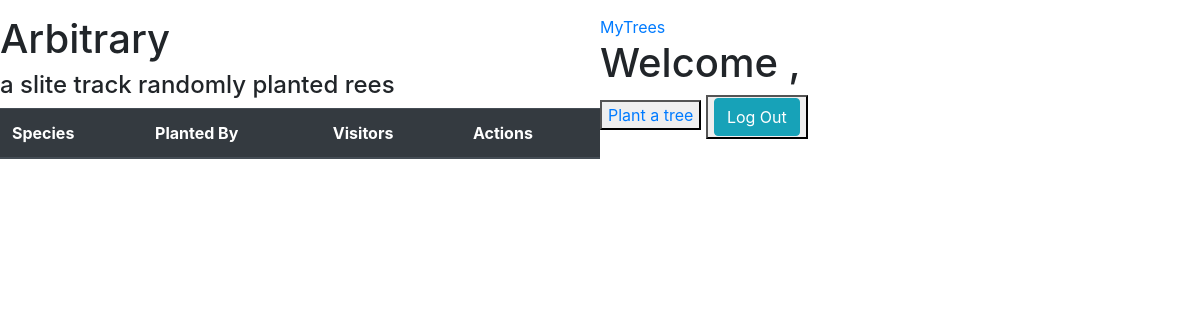
Page /page1 on the earlier database version.
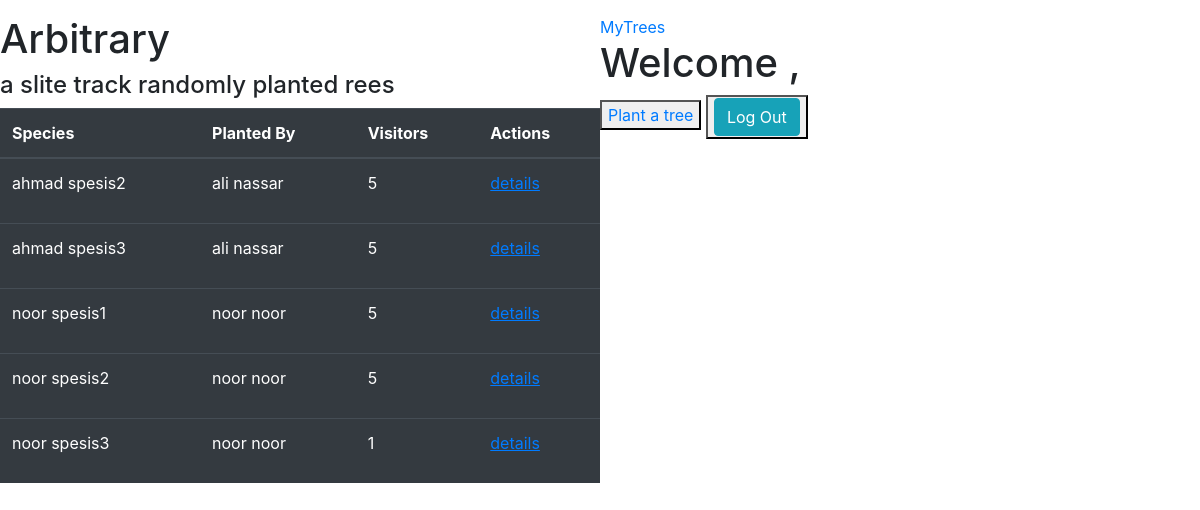
Same page on the later database version.
### m_app/models.py (models this page shows)
class Tree(models.Model):
    Species=models.CharField(max_length = 255)
    location=models.CharField( max_length = 255)
    region=models.CharField(max_length = 255)
    dateplann= models.DateTimeField(auto_now_add = True)
    planted_by=models.ForeignKey(User, related_name="user_trees",on_delete = models.CASCADE)
    visitors=models.CharField(max_length = 45)
    users= models.ManyToManyField(User, related_name="trees")

class User(models.Model):
    first_name = models.CharField(max_length = 255)
    last_name = models.CharField(max_length = 255)
    email = models.CharField(max_length = 45)
    password = models.CharField(max_length = 70)
    created_at = models.DateTimeField(auto_now_add = True)
    updated_at = models.DateTimeField(auto_now_add = True)
    objects = UserManager()

### m_app/views.py (the view)
# urls.py: path('page1',views.page1),
def page1(request):
    context={
"trees":Tree.objects.all()
    }
    return render(request,'page1.html',context)

### m_app/templates/page1.html (shortened to what this page needs)
<!DOCTYPE html>
<html lang="en">
<head>
    <link rel="stylesheet" href="https://stackpath.bootstrapcdn.com/bootstrap/4.3.1/css/bootstrap.min.css">
    {% load static%}
    <link rel="stylesheet" href="{% static 'c.css' %}">
</head>
<body>
<div class="main">
   <div class="col1">
    <h1>Arbitrary</h1>
    <h4>a slite track randomly planted rees </h4>
    <table class="table table-dark">
        <thead>
          <tr>
            <th scope="col">Species</th>
            <th scope="col">Planted By</th>
            <th scope="col">Visitors</th>
            <th scope="col">Actions</th>
          </tr>
        </thead>
        <tbody>
         {% for tree in trees %}
          <tr>
            <td>{{tree.Species}}</td>
            <td>{{tree.planted_by.first_name}}  {{tree.planted_by.last_name}}</td>
            <td>{{tree.visitors}}</td>
            <td><p>  <a href='/show/{{tree.id}}'><u>details</u></a></p></td>
          </tr>
         {% endfor %}
        </tbody>
      </table>
    </div>
<div class="col2">
       <a href="/user/account/">MyTrees</a>
       <h1>Welcome   ,{{request.session.user}}</h1>
       <button><a href="/new/tree">Plant a tree </a></button>
       <button><a href="/logout" class="btn btn-info">Log Out</a></button>
    </div>
</div>
</body>
</html>

### m_app/templates/page1.html (style rules this page uses)
.main { margin-top: 15px; display:flex; flex-direction: row; width: 100%; height: 100%; }
.col1 { width:50%; height:100%; }
.col2 { width:50%; height:100%; }

Differences in the rows shown:
added Tree: Species "ahmad spesis2", planted_by.first_name "ali", planted_by.last_name "nassar", visitors "5"
added Tree: Species "ahmad spesis3", planted_by.first_name "ali", planted_by.last_name "nassar", visitors "5"
added Tree: Species "noor spesis1", planted_by.first_name "noor", planted_by.last_name "noor", visitors "5"
added Tree: Species "noor spesis2", planted_by.first_name "noor", planted_by.last_name "noor", visitors "5"
added Tree: Species "noor spesis3", planted_by.first_name "noor", planted_by.last_name "noor", visitors "1"
